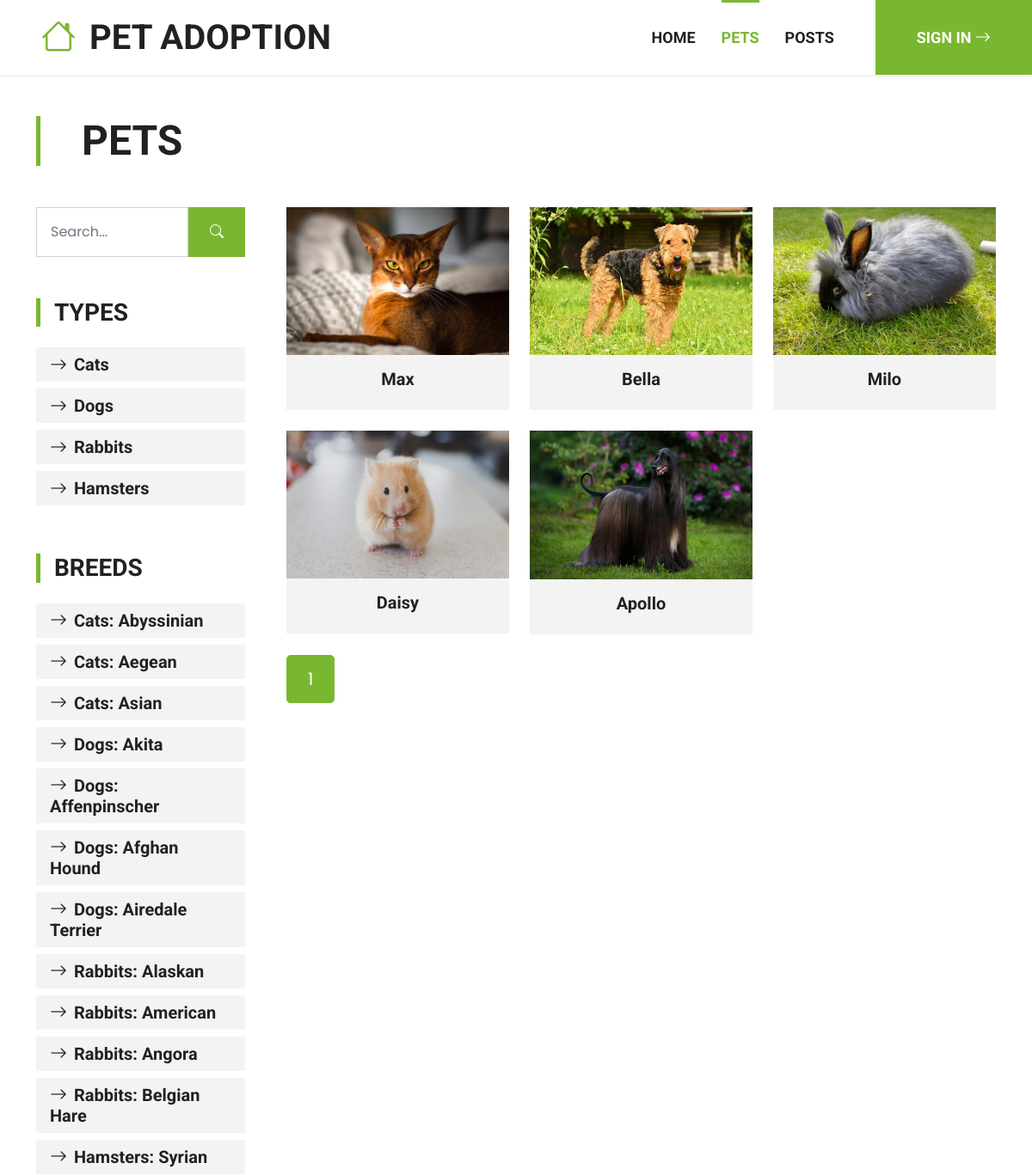
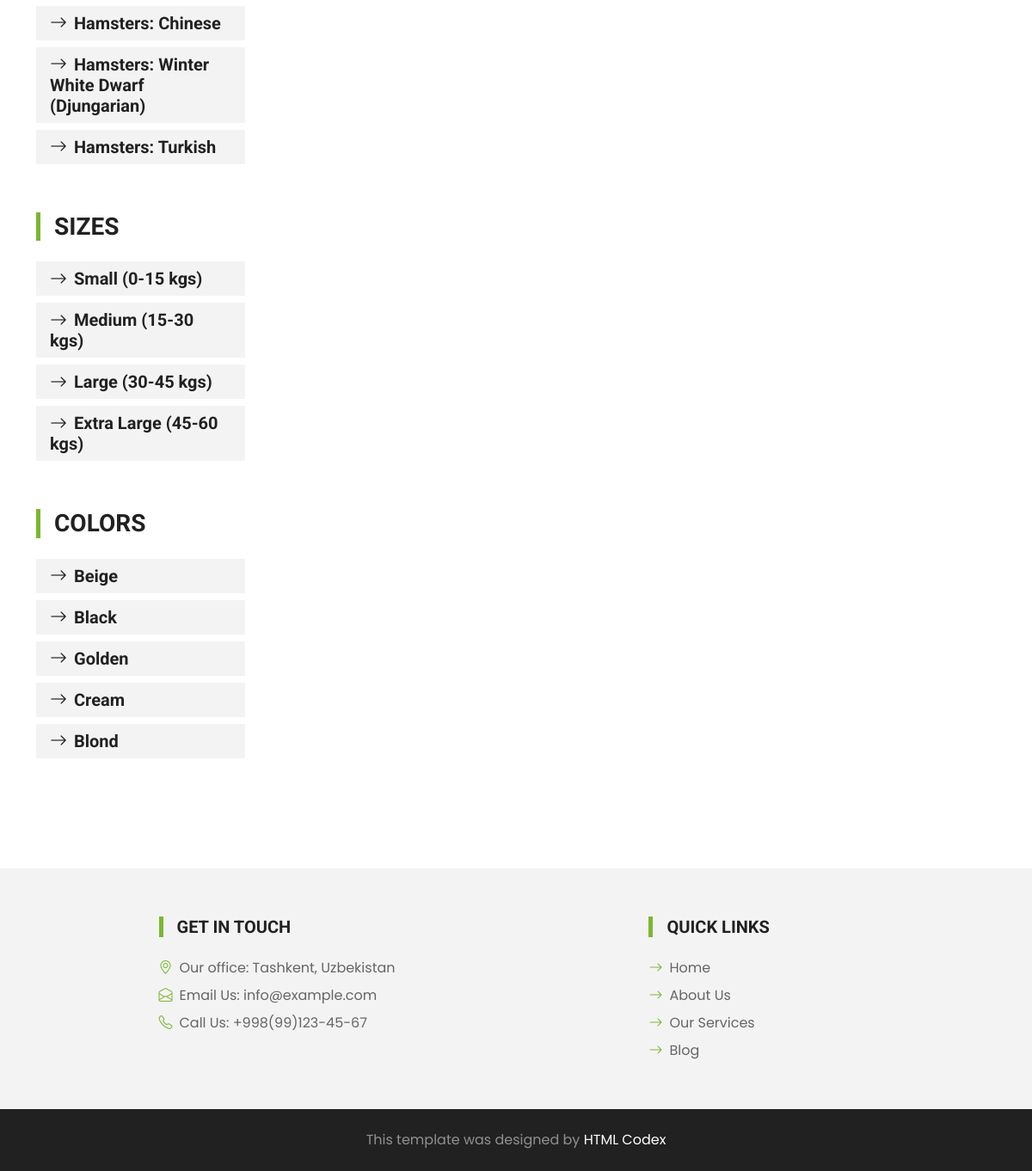
/pets/, run on the app's committed database (2 pictures, top to bottom).
### pets/models.py (models this page shows, shortened)
class PetTypeModel(models.Model):
    type = models.CharField(max_length=16)
    created_at = models.DateTimeField(auto_now_add=True)
    def __str__(self):
        return self.type

class PetBreedModel(models.Model):
    breed = models.CharField(max_length=64)
    type = models.ForeignKey(PetTypeModel, on_delete=models.CASCADE)
    created_at = models.DateTimeField(auto_now_add=True)
    def __str__(self):
        return f'{self.type}: {self.breed}'

class PetSizeModel(models.Model):
    SIZE_CHOICES = [
        ('Small', 'Small'),
        ('Medium', 'Medium'),
        ('Large', 'Large'),
        ('Extra Large', 'Extra Large'),
    ]
    size = models.CharField(max_length=16, choices=SIZE_CHOICES)
    description = models.TextField()
    created_at = models.DateTimeField(auto_now_add=True)
    def __str__(self):
        return self.description

class PetColorModel(models.Model):
    color = models.CharField(max_length=16)
    created_at = models.DateTimeField(auto_now_add=True)

class PetModel(models.Model):
    GENDER_CHOICES = [
        ('Male', 'Male'),
        ('Female', 'Female')
    ]
    image = models.ImageField(upload_to='pets')
    name = models.CharField(max_length=16)
    type = models.ForeignKey(PetTypeModel, on_delete=models.CASCADE)
    breed = models.ForeignKey(PetBreedModel, on_delete=models.CASCADE)
    gender = models.CharField(max_length=6, choices=GENDER_CHOICES)
    size = models.ForeignKey(PetSizeModel, on_delete=models.CASCADE)
    age = models.PositiveIntegerField()
    color = models.ForeignKey(PetColorModel, on_delete=models.CASCADE)
    description = models.TextField()
    price = models.FloatField()
    quantity = models.PositiveIntegerField()
    created_at = models.DateTimeField(auto_now_add=True)

### pets/views.py (the view)
# urls.py: path('', views.get_pets, name='pets'),
def get_pets(request):
    search_query = request.GET.get('search', '')
    type_query = request.GET.get('type', '')
    breed_query = request.GET.get('breed', '')
    size_query = request.GET.get('size', '')
    color_query = request.GET.get('color', '')
    pets = PetModel.objects.filter(quantity__gt=0)
    if search_query:
        pets = pets.filter(
            type__type__icontains=search_query
        ) | pets.filter(
            breed__breed__icontains=search_query)
    elif type_query:
        pets = pets.filter(type=type_query)
    elif breed_query:
        pets = pets.filter(breed=breed_query)
    elif size_query:
        pets = pets.filter(size=size_query)
    elif color_query:
        pets = pets.filter(color=color_query)
    types = PetTypeModel.objects.all()
    breeds = PetBreedModel.objects.all()
    sizes = PetSizeModel.objects.all()
    colors = PetColorModel.objects.all()
    paginator = Paginator(pets, 15)
    page_number = request.GET.get('page')
    page_obj = paginator.get_page(page_number)
    context = {'types': types,
               'breeds': breeds,
               'sizes': sizes,
               'colors': colors,
               'page_obj': page_obj}
    return render(request, 'pets.html', context)

### pets/templates/pets.html (shortened to what this page needs)
{% load static %}
<!DOCTYPE html>
<html lang="en">
<head>
    <link href="https://cdn.jsdelivr.net/npm/bootstrap-icons@1.4.1/font/bootstrap-icons.css" rel="stylesheet">
    <link href="{% static 'lib/flaticon/font/flaticon.css' %}" rel="stylesheet">
    <link href="{% static 'lib/owlcarousel/assets/owl.carousel.min.css' %}" rel="stylesheet">
    <link href="{% static 'css/bootstrap.min.css' %}" rel="stylesheet">
    <link href="{% static  'css/style.css'%}" rel="stylesheet">
</head>
<body>
    <nav class="navbar navbar-expand-lg bg-white navbar-light shadow-sm py-3 py-lg-0 px-3 px-lg-0">
        <a href="{% url 'pages:homepage' %}" class="navbar-brand ms-lg-5">
            <h1 class="m-0 text-uppercase text-dark">
                <i class="bi bi-house fs-1 text-primary me-3"></i>Pet Adoption
            </h1>
        </a>
        <div class="collapse navbar-collapse" id="navbarCollapse">
            <div class="navbar-nav ms-auto py-0">
                <a href="{% url 'pages:homepage' %}" class="nav-item nav-link {% if request.path == '/' %}active{% endif %}">
                    Home
                </a>
                <a href="{% url 'pets:pets' %}" class="nav-item nav-link {% if request.path == '/pets/' %}active{% endif %}">
                    Pets
                </a>
                <a href="{% url 'posts:posts' %}" class="nav-item nav-link {% if request.path == '/posts/' %}active{% endif %}">
                    Posts
                </a>
                {% if user.is_authenticated %}
                    <a href="{% url 'users:selected_pets' %}" class="nav-item nav-link {% if request.path == '/accounts/selected-pets/' %}active{% endif %}">
                        Selected Pets
                    </a>
                    <a href="{% url 'users:history' %}" class="nav-item nav-link {% if request.path == '/accounts/history/' %}active{% endif %}">
                        History
                    </a>
                    <a href="{% url 'users:logout' %}" class="nav-item nav-link me-5">
                        Log out
                    </a>
                {% else %}
                    <a href="{% url 'users:login' %}" class="nav-item nav-link nav-contact bg-primary text-white px-5 ms-lg-5">
                        Sign in <i class="bi bi-arrow-right"></i>
                    </a>
                {% endif %}
            </div>
        </div>
    </nav>
    <div class="container-fluid py-5">
        <div class="container">
            <div class="border-start border-5 border-primary ps-5 mb-5" style="max-width: 600px;">
                <h1 class="display-5 text-uppercase mb-0">
                    Pets
                </h1>
            </div>
            <div class="row g-5">
                <div class="col-lg-3">
                    <div class="mb-5">
                        <div class="input-group">
                            <form method="get" class="d-flex">
                                <input type="text" class="form-control p-3" name="search" placeholder="Search...">
                                <button class="btn btn-primary px-4" type="submit">
                                    <i class="bi bi-search"></i>
                                </button>
                            </form>
                        </div>
                    </div>
                    <div class="mb-5">
                        <h3 class="text-uppercase border-start border-5 border-primary ps-3 mb-4">
                            Types
                        </h3>
                        <div class="d-flex flex-column justify-content-start">
                            {% for type in types %}
                                <a class="h5 bg-light py-2 px-3 mb-2" href="?type={{ type.id }}">
                                    <i class="bi bi-arrow-right me-2"></i>{{ type.type }}
                                </a>
                            {% empty %}
                                <p>No types found</p>
                            {% endfor %}
                        </div>
                    </div>
                    <div class="mb-5">
                        <h3 class="text-uppercase border-start border-5 border-primary ps-3 mb-4">
                            Breeds
                        </h3>
                        <div class="d-flex flex-column justify-content-start">
                            {% for breed in breeds %}
                                <a class="h5 bg-light py-2 px-3 mb-2" href="?breed={{ breed.id }}">
                                    <i class="bi bi-arrow-right me-2"></i>{{ breed }}
                                </a>
                            {% empty %}
                                <p>
                                    No breeds found
                                </p>
                            {% endfor %}
                        </div>
                    </div>
                    <div class="mb-5">
                        <h3 class="text-uppercase border-start border-5 border-primary ps-3 mb-4">
                            Sizes
                        </h3>
                        <div class="d-flex flex-column justify-content-start">
                            {% for size in sizes %}
                                <a class="h5 bg-light py-2 px-3 mb-2" href="?size={{ size.id }}">
                                    <i class="bi bi-arrow-right me-2"></i>{{ size }}
                                </a>
                            {% empty %}
                                <p>
                                    No sizes found
                                </p>
                            {% endfor %}
                        </div>
                    </div>
                    <div class="mb-5">
                        <h3 class="text-uppercase border-start border-5 border-primary ps-3 mb-4">
                            Colors
                        </h3>
                        <div class="d-flex flex-column justify-content-start">
                            {% for color in colors %}
                                <a class="h5 bg-light py-2 px-3 mb-2" href="?color={{ color.id }}">
                                    <i class="bi bi-arrow-right me-2"></i>{{ color.color }}
                                </a>
                            {% empty %}
                                <p>
                                    No colors found
                                </p>
                            {% endfor %}
                        </div>
                    </div>
                </div>
                <div class="col-lg-9">
                    <div class="row g-4">
                        {% for pet in page_obj %}
                            <div class="col-lg-4">
                                <div class="team-item">
                                    <div class="position-relative overflow-hidden">
                                        <img class="img-fluid w-100" src="{{ pet.image.url }}" alt="">
                                    </div>
                                    <div class="bg-light text-center d-flex flex-column p-3">
                                        <a class="h5 bg-light" href="{% url 'pets:pet_detail' pk=pet.pk %}">
                                            {{ pet.name }}
                                        </a>
                                    </div>
                                </div>
                            </div>
                        {% empty %}
                            <p>
                                No pets found
                            </p>
                        {% endfor %}
                        {% if page_obj %}
                            <div class="col-12">
                                <nav aria-label="Page navigation">
                                    <ul class="pagination pagination-lg m-0">
                                        <li class="page-item active">
                                            <a class="page-link" href="?page={{ page_obj.number }}">{{ page_obj.number }}</a>
                                        </li>
                                    </ul>
                                </nav>
                            </div>
                        {% endif %}
                    </div>
                </div>
            </div>
        </div>
    </div>
    <div class="container-fluid bg-light mt-4 py-5">
        <div class="container pt-2">
            <div class="row g5 justify-content-center">
                <div class="col-lg-4 offset-1">
                    <h5 class="text-uppercase border-start border-5 border-primary ps-3 mb-4">
                        Get In Touch
                    </h5>
                    <p class="mb-2">
                        <i class="bi bi-geo-alt text-primary me-2"></i>Our office: Tashkent, Uzbekistan
                    </p>
                    <p class="mb-2">
                        <i class="bi bi-envelope-open text-primary me-2"></i>Email Us: info@example.com
                    </p>
                    <p class="mb-0">
                        <i class="bi bi-telephone text-primary me-2"></i>Call Us: +998(99)123-45-67
                    </p>
                </div>
                <div class="col-lg-4 offset-2">
                    <h5 class="text-uppercase border-start border-5 border-primary ps-3 mb-4">
                        Quick Links
                    </h5>
                    <div class="d-flex flex-column justify-content-start">
                        <a class="text-body mb-2" href="{% url 'pages:homepage' %}">
                            <i class="bi bi-arrow-right text-primary me-2"></i>Home
                        </a>
                        <a class="text-body mb-2" href="{% url 'pages:homepage' %}">
                            <i class="bi bi-arrow-right text-primary me-2"></i>About Us
                        </a>
                        <a class="text-body mb-2" href="{% url 'pages:homepage' %}">
                            <i class="bi bi-arrow-right text-primary me-2"></i>Our Services
                        </a>
                        <a class="text-body mb-2" href="{% url 'posts:posts' %}">
                            <i class="bi bi-arrow-right text-primary me-2"></i>Blog
                        </a>
                    </div>
                </div>
            </div>
        </div>
    </div>
    <div class="container-fluid bg-dark text-white-50 py-4">
        <div class="container">
            <div class="row g-5">
                <div class="text-center">
                    <p class="mb-0">
                        This template was designed by <a class="text-white" href="https://htmlcodex.com">HTML Codex</a>
                    </p>
                </div>
            </div>
        </div>
    </div>
</body>
</html>

### static/css/style.css (style rules this page uses)
:root { --primary: #7AB730; --secondary: #FFD33C; --light: #F3F3F3; --dark: #212121; }
.btn { font-family: 'Roboto', sans-serif; text-transform: uppercase; font-weight: 700; transition: .5s; }
.btn-primary { color: #FFFFFF; }
.navbar-light .navbar-nav .nav-link { font-family: 'Roboto', sans-serif; position: relative; margin-left: 30px; padding: 30px 0; font-size: 18px; font-weight: 700; text-transform: uppercase; color: var(--dark); outline: none; transition: .5s; }
.navbar-light .navbar-nav .nav-link:hover, .navbar-light .navbar-nav .nav-link.active { color: var(--primary); }
@media (min-width: 992px) { .navbar-light .navbar-nav .nav-link::before { position: absolute; content: ""; width: 0; height: 7px; top: -4px; left: 50%; background: var(--primary); transition: .5s; } }
@media (min-width: 992px) { .navbar-light .navbar-nav .nav-link:hover::before, .navbar-light .navbar-nav .nav-link.active::before { width: 100%; left: 0; } }
@media (min-width: 992px) { .navbar-light .navbar-nav .nav-link.nav-contact::before { width: 100%; height: 1px; top: -1px; left: 0; } }
.team-item img { transition: .5s; }

### data on the page
PetTypeModel: type "Cats"
PetTypeModel: type "Dogs"
PetTypeModel: type "Rabbits"
PetTypeModel: type "Hamsters"
PetBreedModel: type+breed "Cats: Abyssinian"
PetBreedModel: type+breed "Cats: Aegean"
PetBreedModel: type+breed "Cats: Asian"
PetBreedModel: type+breed "Dogs: Akita"
PetBreedModel: type+breed "Dogs: Affenpinscher"
PetBreedModel: type+breed "Dogs: Afghan Hound"
PetBreedModel: type+breed "Dogs: Airedale Terrier"
PetBreedModel: type+breed "Rabbits: Alaskan"
PetBreedModel: type+breed "Rabbits: American"
PetBreedModel: type+breed "Rabbits: Angora"
PetBreedModel: type+breed "Rabbits: Belgian Hare"
PetBreedModel: type+breed "Hamsters: Syrian"
PetBreedModel: type+breed "Hamsters: Chinese"
PetBreedModel: type+breed "Hamsters: Winter White Dwarf (Djungarian)"
PetBreedModel: type+breed "Hamsters: Turkish"
PetSizeModel: description "Small (0-15 kgs)"
PetSizeModel: description "Medium (15-30 kgs)"
PetSizeModel: description "Large (30-45 kgs)"
PetSizeModel: description "Extra Large (45-60 kgs)"
PetColorModel: color "Beige"
PetColorModel: color "Black"
PetColorModel: color "Golden"
PetColorModel: color "Cream"
PetColorModel: color "Blond"
PetModel: image (picture), name "Max"
PetModel: image (picture), name "Bella"
PetModel: image (picture), name "Milo"
PetModel: image (picture), name "Daisy"
PetModel: image (picture), name "Apollo"

### other printed values
{{ page_obj.number }} "1"
